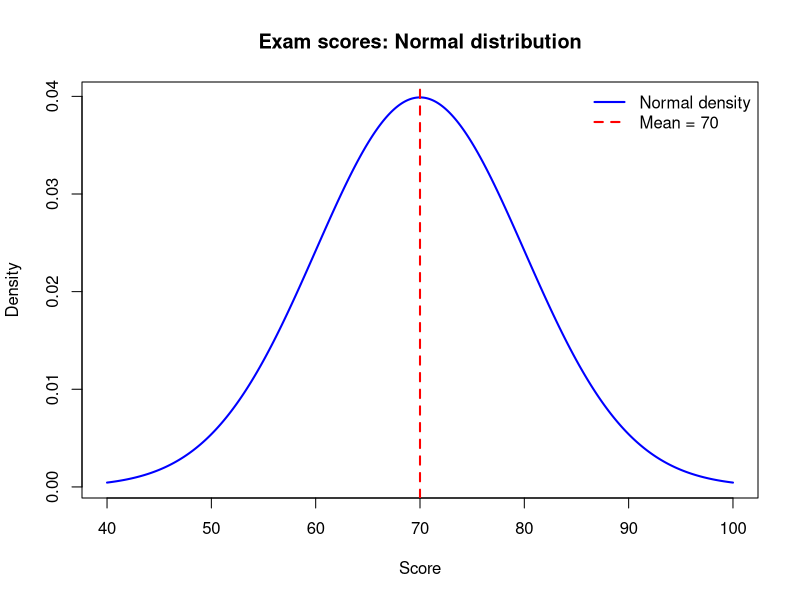

The R source for this figure:

# 문제 6. 정규분포 확률밀도 그래프

# 평균과 표준편차 설정
mu <- 70
sigma <- 10

# 40점부터 100점까지 400개의 점 생성
x <- seq(40, 100, length.out=400)

# 각 점에서 정규분포의 확률밀도 계산
y <- dnorm(x, mean=mu, sd=sigma)

# 정규분포 그래프 그리기
plot(x, y,
     type='l',
     lwd=2,
     col='blue',
     main='Exam scores: Normal distribution',
     xlab='Score',
     ylab='Density',
     xlim=c(40, 100))

# 평균 70점을 점선으로 표시
abline(v=mu, lty=2, lwd=2, col='red')

# 범례 추가
legend('topright',
       legend=c('Normal density', 'Mean = 70'),
       col=c('blue', 'red'),
       lty=c(1, 2),
       lwd=2,
       bty='n')
